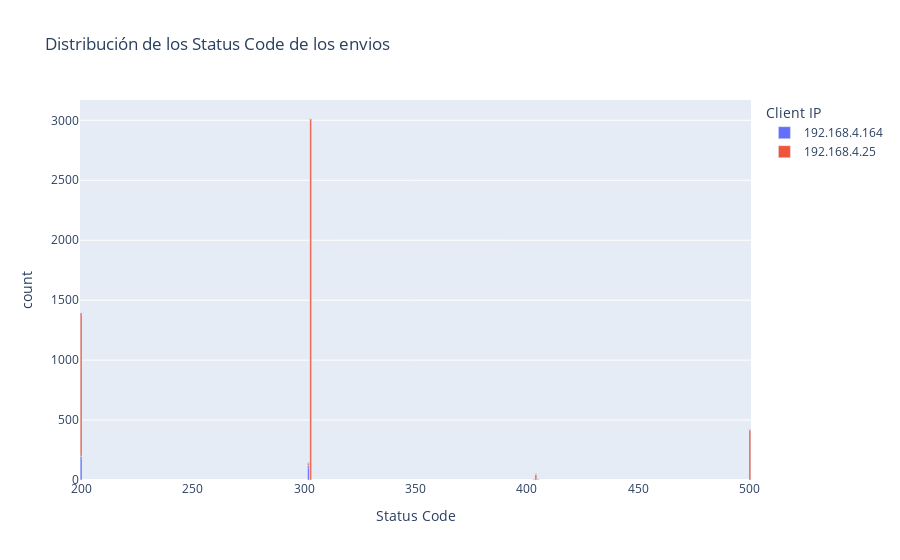

Write notebook code for a chart like this one.
### Code cell
total_envios = envios_status['count'].sum()

# Calcular el porcentaje de cada barra con dos decimales
envios_status['porcentaje'] = (envios_status['count'] / total_envios * 100).round(2)

# Crear el gráfico de barras
fig = px.bar(envios_status, x='Status Code', y='count', color='Client IP', title='Distribución de los Status Code de los envios',
             text=envios_status['porcentaje'].astype(str) + '%')  # Mostrar el porcentaje de cada barra con dos decimales como texto

# Mostrar el gráfico
fig.show()

### Figure 1 — Plotly figure (JSON) as saved in the notebook; plotly's stock layout.template omitted (floating-point values rounded to 4 significant figures)
{"data": [{"alignmentgroup": "True", "hovertemplate": "Client IP=192.168.4.164<br>Status Code=%{x}<br>count=%{y}<br>text=%{text}<extra></extra>", "legendgroup": "192.168.4.164", "marker": {"color": "#636efa", "pattern": {"shape": ""}}, "name": "192.168.4.164", "offsetgroup": "192.168.4.164", "orientation": "v", "showlegend": true, "text": ["3.95%", "2.43%", "0.12%"], "textposition": "auto", "type": "bar", "x": [200, 302, 405], "xaxis": "x", "y": [198, 122, 6], "yaxis": "y"}, {"alignmentgroup": "True", "hovertemplate": "Client IP=192.168.4.25<br>Status Code=%{x}<br>count=%{y}<br>text=%{text}<extra></extra>", "legendgroup": "192.168.4.25", "marker": {"color": "#EF553B", "pattern": {"shape": ""}}, "name": "192.168.4.25", "offsetgroup": "192.168.4.25", "orientation": "v", "showlegend": true, "text": ["60.06%", "23.84%", "8.3%", "0.9%", "0.36%", "0.04%"], "textposition": "auto", "type": "bar", "x": [303, 200, 500, 404, 302, 403], "xaxis": "x", "y": [3011, 1195, 416, 45, 18, 2], "yaxis": "y"}], "layout": {"barmode": "relative", "legend": {"title": {"text": "Client IP"}, "tracegroupgap": 0}, "title": {"text": "Distribución de los Status Code de los envios"}, "xaxis": {"anchor": "y", "domain": [0, 1], "title": {"text": "Status Code"}}, "yaxis": {"anchor": "x", "domain": [0, 1], "title": {"text": "count"}}}}
